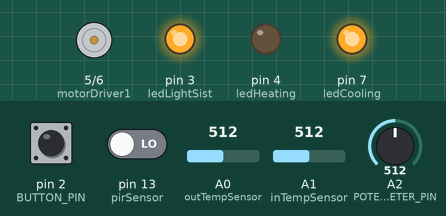
A sketch run on a simulated Arduino Uno, built with avr-gcc and run on an emulated ATmega328P. Shown: motor-driver pin pairs drawn as motors (green arrow = first pin HIGH = forward, orange = second pin HIGH = backward, longer = more drive), output pins drawn as LEDs (lit = HIGH). The test bench sets the inputs (shaded band); at power-on: A0 (outTempSensor) = 512, pin 13 (pirSensor) LOW, A1 (inTempSensor) = 512, pin 2 (BUTTON_PIN) HIGH, A2 (POTENTIOMETER_PIN) = 512. What the sketch prints to the serial monitor is not drawn.

Above: at 1.2 s.
1.3 s: A0 (outTempSensor) set to 158
2.8 s: A0 (outTempSensor) set to 138
At 4.4 s:
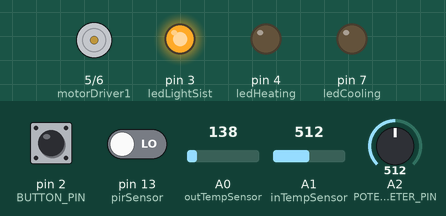
5.1 s: pin 13 (pirSensor) driven HIGH
At 5.8 s:
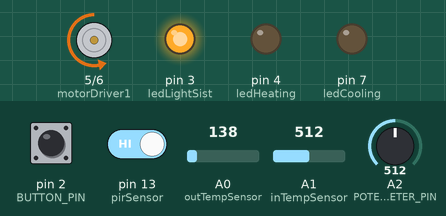
8.1 s: A1 (inTempSensor) set to 152
11.1 s: A1 (inTempSensor) set to 129
At 12.0 s:
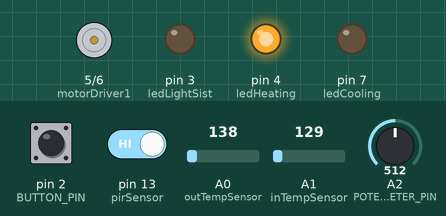
12.6 s: pin 13 (pirSensor) driven LOW
At 13.5 s:
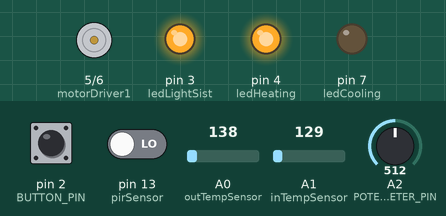
Timing chart, 0 to 15.2 s (numbered marks = the images above; inputs shaded):
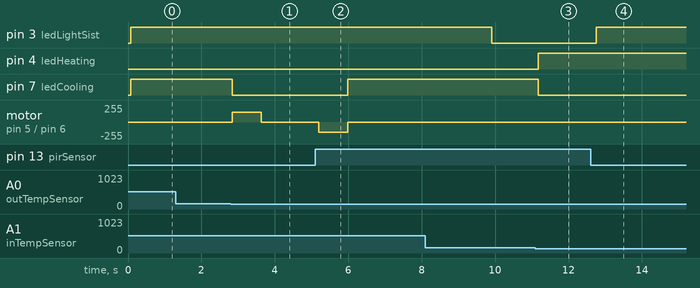

Measured:
- the behaviour switches between 145 and 144 on A0 (outTempSensor) (found by bisection; images 0 and 1)
- the behaviour switches between 141 and 140 on A1 (inTempSensor) (found by bisection; images 2 and 3)
- after the input at 1.3 s, every drawn part: stays the same
- after the input at 2.8 s, pin 7 (ledCooling): HIGH → LOW at once; motor on pin 5 (motorDriver1) / pin 6 (motorDriver2): stopped → forward 150/255 at once, → stopped 0.78 s later
- after the input at 5.1 s, pin 7 (ledCooling): LOW → HIGH after 0.88 s; motor on pin 5 (motorDriver1) / pin 6 (motorDriver2): stopped → backward 150/255 after 0.10 s, → stopped 0.78 s later
- after the input at 11.1 s, pin 4 (ledHeating): LOW → HIGH after 0.08 s; pin 7 (ledCooling): HIGH → LOW after 0.08 s
- after the input at 12.6 s, pin 3 (ledLightSist): LOW → HIGH after 0.15 s

The sketch:

main.ino
```cpp
//DECLARARE LIBRARII
//#include <Wire.h>

//##############################PWM
void ConfigPWM()
{
DDRD |= (1<<DDD6)|(1<<DDD5);//data direction register
TCCR0A = 0b10100011;
TCCR0B = 0b11000001;// 62500 Hz
}
void ClearPWMSetting()
{
TCCR0A = 0b00000011; //valoarea de fabrica
TCCR0B = 0b00000011; //valoarea de fabrica
TCNT0 = 0b11100100; //valoarea de fabrica
}

void writePWM(int port, int value)
{
  if(port == 5)
  OCR0A = value;
  if(port == 6)
  OCR0B = value;
}
//##############################PWM
//DECLARARE FUNCTII
void activeTempControl(float);
void passiveTempControl();
void lightControl(int);
void openWindow();
void closeWindow();
bool useOutdoor(float ,float);
bool checkHeating();
bool checkCooling();

void sendOverWire(float);
void pushButton();

//DECLARARE VARIABILE GLOBALE
float tempOpt = 21; //TEMPERATURA OPTIMA SETATA DE UTILIZATOR FOLOSITA IN PREZENTA ACESTUIA
float tempTarget = 0; //TEMPERATURA PE CARE SISTEMUL INCEARCA SA O ATINGA
float tempMin = 18; //TEMPERATURA MINIMA SETATA DE UTILIZATOR
float tempMax = 23; //TEMPERATURA MAXIMA SETATA DE UTILIZATOR
float maxDifference = 0.5; //DIFERENTA DINTRE TEMPERATURA OPTIMA SI CEA REALA MAXIMA
int sensorState = 0; //STAREA SENZORULUI DE PREZENTA
unsigned long startTime;
bool movement; //VARIABILA CARE INDICA PREZENTA (DETECTATA DE PIR)
bool previousState; //STAREA ANTERIOARA A SISTEMULUI DE ILUMINAT
bool lightSetting=0; //SETARE CARE INDICA CE FACE SISTEMUL DE ILUMINAT IN CAZUT IN CARE NU ESTE PREZENT UTILIZATORUL (0-sist. se stinge total<---->1-sist. functioneaza la luminozitatea minima)
bool window = 0; //VARIABILA CARE RETINE STAREA GEAMULUI (0-inchis<---->1-deschis)
int buttonState = 0;//STAREA INITIALA A BUTONULUI
int previousButtonState = 0;//STAREA ANTERIOARA A BUTONULUI
int tempSelect = 1;
int potetiometerValue = 0;
int outputValue = 0;
int prevOutputValue = 0;

#define pirSensor 13
#define ledHeating 4
#define ledCooling 7
#define outTempSensor A0
#define inTempSensor A1
#define motorDriver1 5
#define motorDriver2 6
#define ledLightSist 3
#define BUTTON_PIN 2
#define POTENTIOMETER_PIN A2

void setup()
{
  pinMode(pirSensor, INPUT);//Senzor miscare
  pinMode(ledHeating, OUTPUT);//Led Incalzire
  pinMode(ledCooling, OUTPUT);//Led Racire
  pinMode(outTempSensor, INPUT);//Senzor afara
  pinMode(inTempSensor, INPUT);//Senzor inauntru
  pinMode(motorDriver1, OUTPUT);//Driver Motor
  pinMode(motorDriver2, OUTPUT);//Driver Motor
  pinMode(ledLightSist, OUTPUT);//Bec
  pinMode(BUTTON_PIN, INPUT_PULLUP);//PushButton
  pinMode(A2, INPUT);
  ConfigPWM();
  //Wire.begin();
  Serial.begin(9600);
  //Serial.begin(76800);
}

void loop() {


  sensorState = digitalRead(pirSensor);
  //Serial.println(sensorState);
  delay(5000);
  buttonState = digitalRead(BUTTON_PIN);
  potetiometerValue = analogRead(A2);

  if(previousButtonState == 1 && buttonState == 0)
  {
    pushButton();
  }

  outputValue = map(potetiometerValue, 0, 1023, 20, 60); //setarea valorii citite intre 10 si 30 de grade cu o sensibilitate de 0.5 grade

	if(sensorState == HIGH)
 		movement=0;
	else
    movement=1;
  //SE VERIFICA IN CE STARE AR TREBUI SA SE AFLE SISTEMUL DE ILUMINAT
  lightControl(movement);
  //CITIRE TEMPERATURA DE LA SENZORI
	int tempOut=map(((analogRead(A0) - 20) * 3.04), 0, 1023, -40, 125);
	int tempIn=map(((analogRead(A1) - 20) * 3.04), 0, 1023, -40, 125);

	float tempDifference; //DIFERENTA DINTRE TEMPERATURA INTERIOARA SI CEA DORITA
	if (movement) {
		tempTarget = tempOpt;
		tempDifference = tempIn - tempTarget;
		if (tempDifference > maxDifference || tempDifference < maxDifference * (-1)) { //VERIFICA DACA DIFERENTA DE TEMPERATURA ESTE SEMNIFICATIVA
			if (useOutdoor(tempDifference,tempOut))
				passiveTempControl();
			else
				activeTempControl(tempDifference);
		}
	}
	else {
		if (tempIn <= tempMin) {
			tempTarget = tempMin + 1;
			tempDifference = tempIn - tempTarget;
			activeTempControl(tempDifference);
		}
		else {
			if (tempIn >= tempMax) {
				tempTarget = tempMax - 1;
				tempDifference = tempIn - tempTarget;
				activeTempControl(tempDifference);
			}
		}
	}

  // daca s-a modificat valoarea potentiometrului sau a butonului
  if(prevOutputValue!=outputValue||previousButtonState != buttonState){

    char charToSend[5]; // variabila care salveaza valuarea temperaturii ce trebuie trimisa
                        // si carracterele necesare pentru afisarea corecta

    //trei cazuri in functie de starea setata de buton
    if(tempSelect == 1) {
      tempOpt = float(outputValue) / 2; // impartirea valorii de la potentiometru pentru a obtine valoarea de afisat
      itoa(int(tempOpt*100),charToSend,10); //convertirea de la float->int->char*
      charToSend[4]='x'; // adaugarea caracterului x pentru detectia corecta a valorii de afisat
      Serial.write(charToSend); // trimiterea sirului
      delay(600); //delay pentru asigurarea corectitudinii transmisiei
    }
    if(tempSelect == 2) {
      tempMin = float(outputValue) / 2;
      itoa(int(tempMin*100+1),charToSend,10);
      charToSend[4]='x';
      Serial.write(charToSend);
      delay(600);
    }
    if(tempSelect == 3) {
      tempMax = float(outputValue) / 2;
      itoa(int(tempMax*100+2),charToSend,10);
      charToSend[4]='x';
      Serial.write(charToSend);
      delay(600);
    }
    prevOutputValue = outputValue; // salvarea valorii potentiometrului
   }

  previousButtonState = buttonState; // salvarea valorii butonului
}

//SE SETEAZA STAREA CORECTA A SISTEMULUI DE ILUMINAT
void lightControl(int movement){
  //Serial.println("light control");
  unsigned long currentTime = millis(); //TIMPUL DE CAND FUNCTIONEAZA SISTEMUL
  if(movement == 0){
      if(previousState==1)
      {
       	 previousState=0;
         startTime = millis();
      }
      if(currentTime - startTime > 300000){  //VERIFICA DACA A TRECUT 'N' TIMP (1000 = 1sec)
      	if(lightSetting==0){
          digitalWrite(ledLightSist, LOW);
          //Serial.println("light shut down");
          }
      	else
          digitalWrite(ledLightSist, HIGH);
      }
    }
  	else if (movement == 1){
      digitalWrite(ledLightSist, HIGH);
      previousState=1;
    }
}

//ACTIUNI IN CAZUL IN CARE SE FOLOSESTE SIST. DE INCALZIRE/RACIRE
void activeTempControl(float tempDifference){
  if (window == 1){
    //SE INCHIDE GEAMUL
		closeWindow();
  }
	if (tempDifference > 0) {
		if (checkHeating())
			//SE INCHIDE SIST. DE INCALZIRE
      digitalWrite(ledHeating, LOW);
		if (!checkCooling())
			//SE PORNESTE SIST. DE RACIRE
      digitalWrite(ledCooling,HIGH);
	}
	else if (tempDifference < 0) {
		if (checkCooling())
			//SE INCHIDE SIST. DE RACIRE
      digitalWrite(ledCooling, LOW);
		if (!checkHeating())
			//SE DESCHIDE SISTEMUL DE INCALZIRE
      digitalWrite(ledHeating, HIGH);
	}
}

//ACTIUNI IN CAZUL IN CARE SE FOLOSESTE TEMPERATURA EXTERIOARA
void passiveTempControl() {
	if (checkHeating())
    //SE INCHIDE SIST. DE INCALZIRE
  	digitalWrite(ledHeating, LOW);
	if (checkCooling())
		//SE INCHIDE SIST. DE RACIRE
 		digitalWrite(ledCooling, LOW);
  if (window == 0){
    //SE DESCHIDE GEAMUL
    openWindow();
  }
}

//VERIFICA DACA SE POATE FOLOSII TEMPERATURA EXTERIOARA
bool useOutdoor(float tempDifference, float tempOut) {
	if (tempDifference > 1 && tempOut <=tempTarget)
		  return true;
	else if (tempDifference < -1 && tempOut >= tempTarget)
		  return true;
	return false;
}

//VERIFICA STAREA SISTEMULUI DE INCALZIRE
bool checkHeating() {
	bool heating;
  if(digitalRead(ledHeating)==HIGH)
  	return 1;
  else
    return 0;
}

//VERIFICA STAREA SISTEMULUI DE RACIRE
bool checkCooling() {
	bool cooling;
  if(digitalRead(ledCooling)==HIGH)
  	return 1;
  else
    return 0;
}

void pushButton(){
  if(tempSelect== 3)
    tempSelect = 1;
  else
    tempSelect++;
  Serial.print(tempSelect);

}


//SE DESCHIDE GEAMUL
void openWindow(){
 window = 1;
 /* digitalWrite(motorDriver2, HIGH);
  digitalWrite(motorDriver1, LOW);
  delay(1000);
  digitalWrite(motorDriver2, LOW);
  digitalWrite(motorDriver1, LOW);*/
  writePWM(motorDriver2, 150);
  writePWM(motorDriver1, 0);
  delay(50000);
  writePWM(motorDriver2, 0);
  writePWM(motorDriver1, 0);
}

void closeWindow(){
  window = 0;
  /*digitalWrite(motorDriver2, LOW);
  digitalWrite(motorDriver1, HIGH);*/
  //delay(1000);
  writePWM(motorDriver2, 0);
  writePWM(motorDriver1, 150);
  delay(50000);
  writePWM(motorDriver2, 0);
  writePWM(motorDriver1, 0);
 /* digitalWrite(motorDriver2, LOW);
   digitalWrite(motorDriver1, LOW);*/
}

void sendOverWire(float value){
//Wire.beginTransmission(9);
//Wire.write(int(value));
Serial.write(int(value));
//Wire.endTransmission();
}
```
